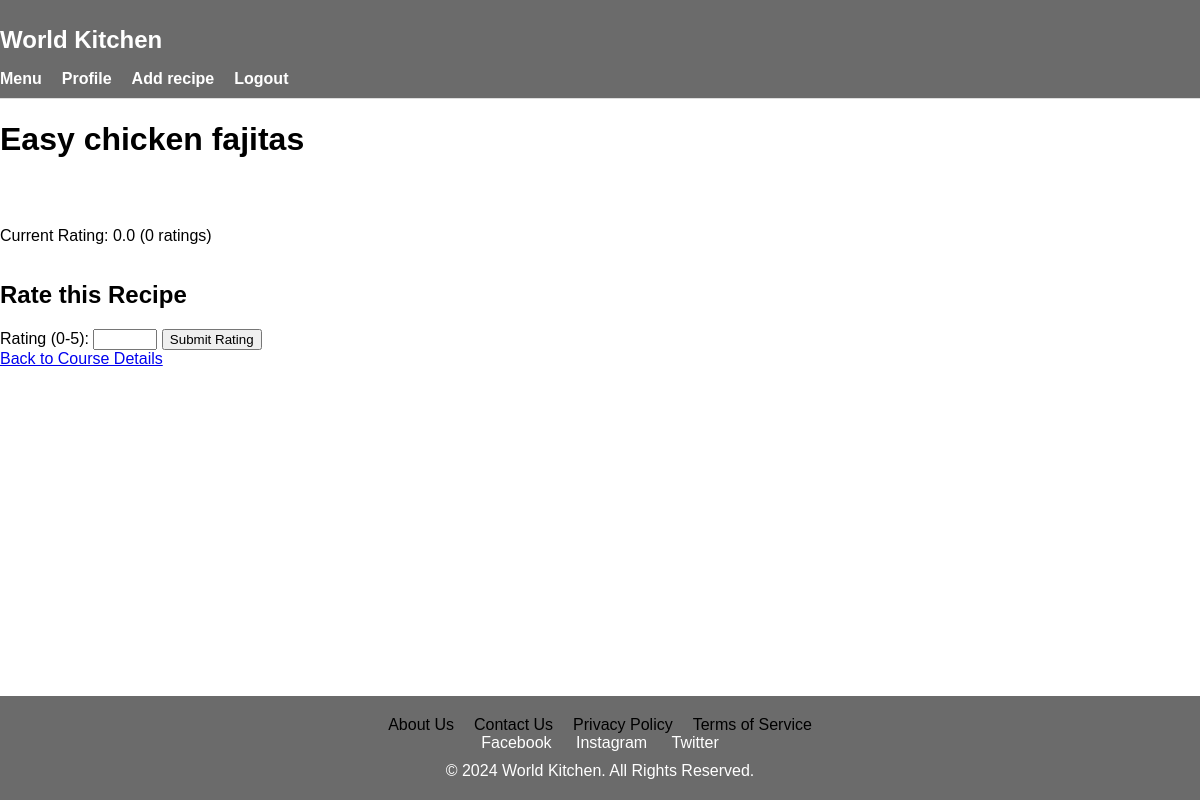
/rate/328/ (signed in), run on the app's committed database.
### recipes/models.py (models this page shows, shortened)
class Recipe(models.Model):
    title = models.CharField(max_length=100)
    ingredients = models.TextField()
    instructions = models.TextField()
    rate = models.FloatField(default=0)
    count = models.IntegerField(default=0)
    prep_time = models.IntegerField()
    creator = models.ForeignKey(RecipesUser, on_delete=models.CASCADE, null=True)
    image = models.ImageField(blank=True, upload_to='images', null=True)

### recipes/views.py (the view, shortened to what this page needs)
# urls.py: path('rate/<int:pk>/', views.rate, name='rate'),
def rate(request, pk):
    if request.user.is_authenticated:
        recipe = get_object_or_404(Recipe, pk=pk)
        return render(request, 'recipes/rate.html', {'recipe': recipe})
    else:
        return HttpResponseRedirect("/login/")

### recipes/templates/recipes/rate.html (shortened to what this page needs)
{% load static %}
<!DOCTYPE html>
<html lang="en">
<head>
    <link rel="stylesheet" href="{% static 'recipes/style.css' %}">
</head>
<body>
    <header>
        <div class="container">
            <h1 class="logo">World Kitchen</h1>
            <nav>
                <ul>
                    <li><a href="{% url 'recipe_list' %}">Menu</a></li>
                    <li><a href="{% url 'profile' %}">Profile</a></li>
                    <li><a href="{% url 'recipe_add' %}">Add recipe</a></li>
                    <li><a href="{% url 'logout' %}">Logout</a></li>
                </ul>
            </nav>
        </div>
    </header>
    <h1>{{ recipe.title }}</h1>
    <p>Current Rating: {{ recipe.rate }} ({{ recipe.count }} ratings)</p>
    <h2>Rate this Recipe</h2>
    <form method="post">
        <label for="rating">Rating (0-5):</label>
        <input type="number" id="rating" name="rating" step="0.1" min="0" max="5">
        <button type="submit">Submit Rating</button>
    </form>
    <a href="{% url 'recipe_detail' recipe.id %}">Back to Course Details</a>
    <footer>
        <div class="container">
            <nav>
                <ul>
                    <li><a href="#about">About Us</a></li>
                    <li><a href="#contact">Contact Us</a></li>
                    <li><a href="#privacy">Privacy Policy</a></li>
                    <li><a href="#terms">Terms of Service</a></li>
                </ul>
            </nav>
            <div class="social-media">
                <a href="https://facebook.com" target="_blank">Facebook</a>
                <a href="https://instagram.com" target="_blank">Instagram</a>
                <a href="https://twitter.com" target="_blank">Twitter</a>
            </div>
            <p>&copy; 2024 World Kitchen. All Rights Reserved.</p>
        </div>
    </footer>
</body>
</html>

### recipes/static/recipes/style.css (style rules this page uses)
body { margin: 0; font-family: Arial, sans-serif; }
header { background-color: #6b6b6b; padding: 10px 0; border-bottom: 1px solid #ddd; }
header .logo { font-size: 24px; color: rgb(255, 255, 255); font-weight: bold; }
header nav ul { list-style: none; padding: 0; margin: 0; display: flex; gap: 20px; }
header nav ul li { display: inline; }
header nav ul li a { text-decoration: none; color: #ffffff; font-weight: bold; }
html, body { height: 100%; margin: 0; }
body { display: flex; flex-direction: column; }
footer { background-color: #6b6b6b; color: #fff; text-align: center; padding: 20px 0; margin-top: auto; box-sizing: border-box; }
footer .container { max-width: 1200px; margin: 0 auto; padding: 0 20px; }
footer nav ul { list-style: none; padding: 0; margin: 0; display: flex; justify-content: center; gap: 20px; }
footer nav ul li { display: inline; }
footer nav ul li a { text-decoration: none; color: #000000; }
footer .social-media { margin: 0; }
footer .social-media a { text-decoration: none; color: #ffffff; margin: 0 10px; }
footer p { margin: 10px 0 0; }

### data on the page
Recipe: title "Easy chicken fajitas", rate "0.0", count "0"
